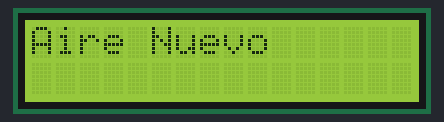
The sketch below on a simulated Arduino Uno, built with avr-gcc and run on an emulated ATmega328P. Parts: 16×2 character LCD.

Above: at 0.1 s.
At 2.7 s:
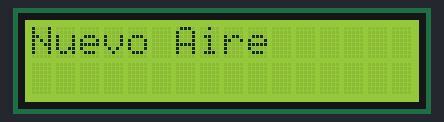
At 5.3 s:
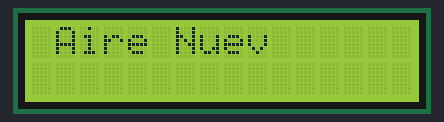
At 14.5 s:
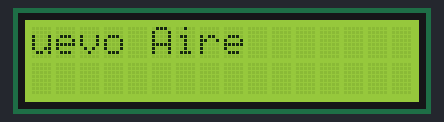
At 28.9 s:
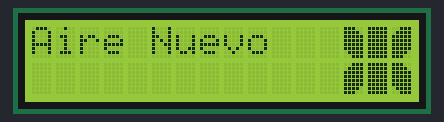
At 38.6 s:
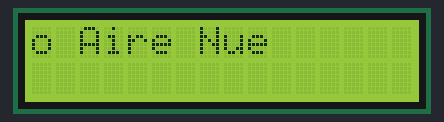

Measured:
- what the display in image 1 shows lasts 0.5 s, from 2.7 s to 3.2 s
- what the display in image 4 shows lasts 5.1 s, from 28.8 s to 33.9 s

The sketch:

test_lcd_i2c.ino
```cpp
#include <Wire.h>
#include <LiquidCrystal_I2C.h>

LiquidCrystal_I2C display(0x27,16,2);   // Creo el objeto display  dirección  0x27 y 16 columnas x 2 filas
#define STR_LEN 12                      // Este valor debe ser minimo 12 para que se pueda imprimir siempre en la posición inicial
char str_to_print[STR_LEN]={'A','i','r','e',' ','N','u','e','v','o'};

void logoUNAHUR() {
  byte UNAHUR1[] = {
    B11100,
    B11110,
    B11111,
    B11111,
    B11111,
    B11111,
    B01111,
    B00111
  };
  byte UNAHUR2[] = {
    B11111,
    B11111,
    B11111,
    B11111,
    B11111,
    B11111,
    B11111,
    B11111
  };
  byte UNAHUR3[] = {
    B00111,
    B01111,
    B11111,
    B11111,
    B11111,
    B11111,
    B11110,
    B11100
  };
  display.createChar(0, UNAHUR1);
  display.createChar(1, UNAHUR2);
  display.createChar(2, UNAHUR3);
  display.setCursor(13, 0);       // Ubicamos el cursor en la posicion y linea deseada
  display.write(0);
  display.setCursor(14, 0);       // Ubicamos el cursor en la posicion y linea deseada
  display.write(1);
  display.setCursor(15, 0);       // Ubicamos el cursor en la posicion y linea deseada
  display.write(2);
  display.setCursor(13, 1);       // Ubicamos el cursor en la posicion y linea deseada
  display.write(2);
  display.setCursor(14, 1);       // Ubicamos el cursor en la posicion y linea deseada
  display.write(1);
  display.setCursor(15, 1);       // Ubicamos el cursor en la posicion y linea deseada
  display.write(0);
}

void setup() {
  display.begin();                       // Inicio el display
  display.clear();                       // Limpio la pantalla
  display.backlight();                   // Prendo la backlight
}

void loop() {
  display.clear();
  aireNuevo();
  logoUNAHUR();
  delay(5000);
}

void scrollingText(uint8_t scrolled_by) {
  for (uint8_t i=0;i<10;i++) {
    display.setCursor(i,0);
    if (scrolled_by>=11) scrolled_by=0;                           // Esto permite volver al inicio del array de caracteres
    if (scrolled_by<10) display.print(str_to_print[scrolled_by]); // Mientras el valor de scrolled_by sea un indice del array, imprime el valor
    else display.print(' ');                                      // Se imprime un caracter vacío antes de volver al inicio del array para que haya un espacio entre la palabra Nuevo y Aire, en ese orden
    scrolled_by++;
  }
}

void aireNuevo() {
  for (uint8_t i=0;i<STR_LEN;i++) {
    scrollingText(i);
    delay(500);
  }
}
```
